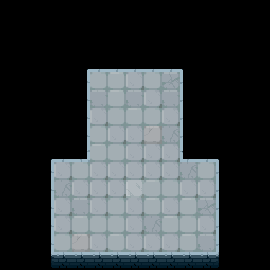

A 2D game scene composited from a Tiled map and its tileset images. What follows is a short description and the map's XML, with each tile layer's data collapsed to a summary:
An orthogonal 15x15 tile map with 18x18 px tiles, 1 tile layer (Tile Layer 1), 3 tilesets.

<map version="1.10" tiledversion="1.10.1" orientation="orthogonal" renderorder="right-down" width="15" height="15" tilewidth="18" tileheight="18" infinite="0" nextlayerid="2" nextobjectid="1">
 <tileset firstgid="1" source="SvWaterEdge1.tsx" />
 <tileset firstgid="109" source="SvFloor1.tsx" />
 <tileset firstgid="125" source="SvMolding.tsx" />
 <layer id="1" name="Tile Layer 1" width="15" height="15">
  <data>[225 cells, 112 non-empty, 19 distinct tile ids]</data>
 </layer>
</map>
